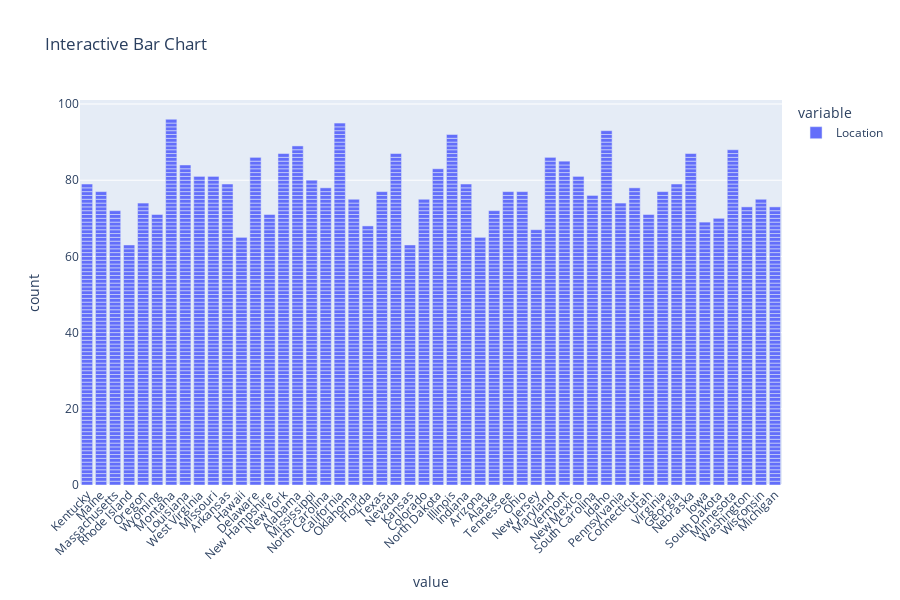

The notebook cell this image was saved under:
### Code cell
fig = px.bar(df['Location'], title="Interactive Bar Chart")
fig.update_layout(xaxis_tickangle=-45, height=600)
fig.show()

### Figure 1 — Plotly figure (JSON) as saved in the notebook; plotly's stock layout.template omitted (floating-point values rounded to 4 significant figures; data arrays with more than 128 entries replaced by an {"elided": "..."} marker saying what was removed)
{"data": [{"hovertemplate": "variable=Location<br>value=%{x}<br>count=%{y}<extra></extra>", "legendgroup": "Location", "marker": {"color": "#636efa", "pattern": {"shape": ""}}, "name": "Location", "orientation": "v", "showlegend": true, "textposition": "auto", "type": "bar", "x": {"elided": "3900 str values"}, "xaxis": "x", "y": {"elided": "3900 int values"}, "yaxis": "y"}], "layout": {"barmode": "relative", "height": 600, "legend": {"title": {"text": "variable"}, "tracegroupgap": 0}, "title": {"text": "Interactive Bar Chart"}, "xaxis": {"anchor": "y", "domain": [0, 1], "tickangle": -45, "title": {"text": "value"}}, "yaxis": {"anchor": "x", "domain": [0, 1], "title": {"text": "count"}}}}
